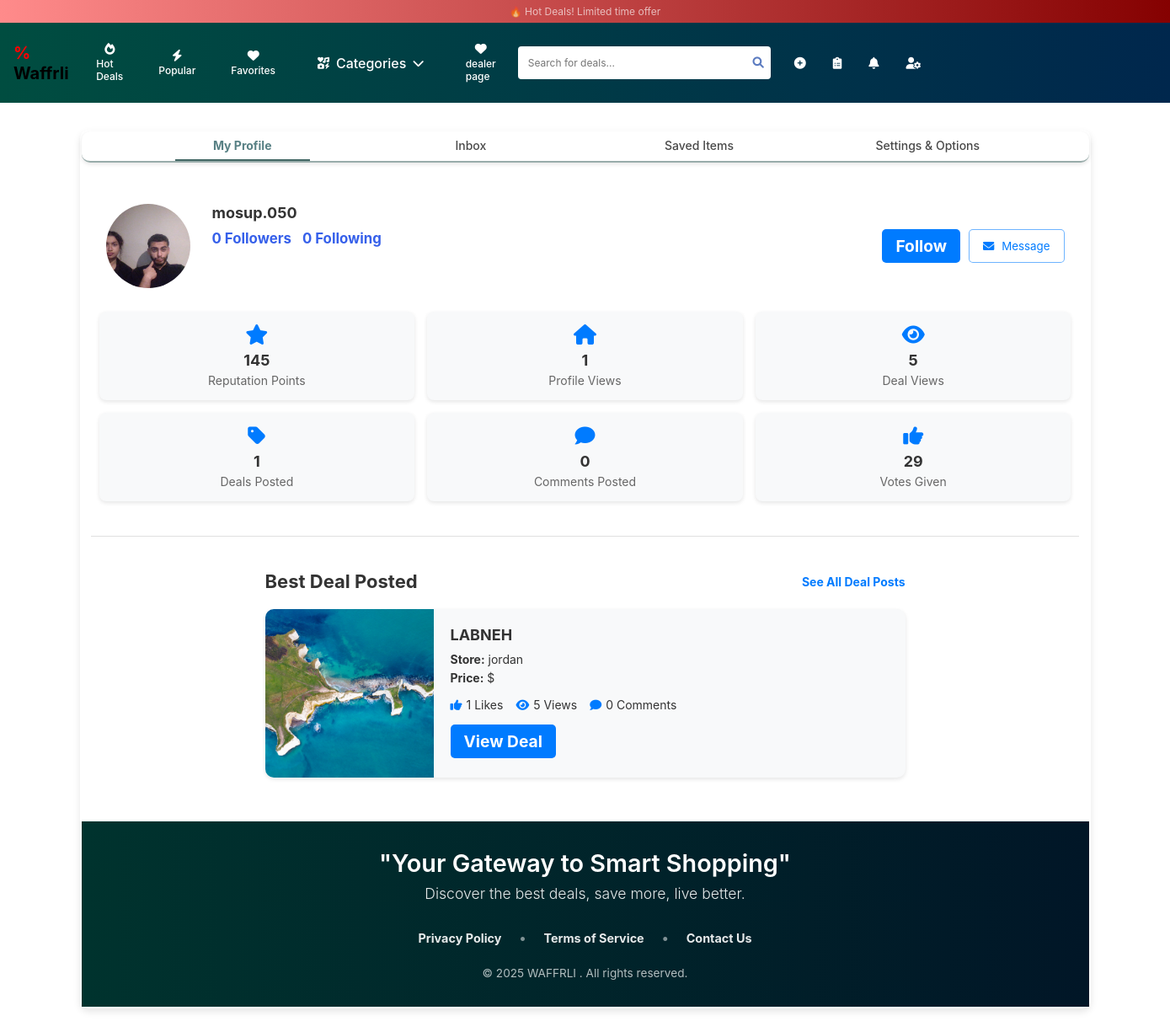
The page /user_profile/29/ (signed in) on the database its author committed.
### waffrli/models.py (models this page shows, shortened)
class Customer(models.Model):
    user = models.OneToOneField(User, related_name='customer', on_delete=models.CASCADE, default=get_default_user)
    view_count = models.IntegerField(default=0)
    first_name = models.CharField(max_length=50)
    last_name = models.CharField(max_length=50)
    phone = models.CharField(max_length=10)
    email = models.EmailField(max_length=100)
    password = models.CharField(max_length=50)
    gender = models.CharField(max_length=1, choices=[
        ('M', 'Male'), ('F', 'Female'), ('O', 'Other'), ('N', 'Prefer not to say')
    ], default='N')
    address = models.CharField(max_length=100)
    City = models.CharField(max_length=100)
    date_modified = models.DateTimeField(auto_now=True)
    image = models.ImageField(upload_to='uploads/product', null=True, blank=True)
    likes=models.ManyToManyField(User, related_name="Customer_like",blank=True)
    saved_products = models.ManyToManyField('Product', related_name="saved_by_customers", blank=True)

class Product(models.Model):
    user = models.ForeignKey(User, on_delete=models.CASCADE, null=True, blank=True)
    Name = models.CharField(max_length=255)
    Dealurl = models.URLField(unique=True)
    sale_price = models.DecimalField(max_digits=10, decimal_places=2, null=True, blank=True)
    Price = models.DecimalField(max_digits=10, decimal_places=2)
    Description = models.TextField()
    store = models.CharField(max_length=255)
    category = models.ForeignKey('Category', on_delete=models.CASCADE)
    city = models.CharField(max_length=255)
    image = models.ImageField(upload_to='uploads/product/', null=True, blank=True)
    customer_pic_id = models.ForeignKey(Customer, on_delete=models.SET_NULL, null=True, blank=True, default=None)
    likes=models.ManyToManyField(User, related_name="Product_like",blank=True)
    views  = models.IntegerField(default=0)
    create_at = models.DateTimeField(default=timezone.now)

### waffrli/views.py (the view)
# urls.py: path("user_profile/<int:identifier>/", user_profile, name="user_profile"),
@login_required
def user_profile(request, identifier):
    profile_user = get_object_or_404(User, Q(id=identifier) | Q(username=identifier))
    is_following = Follow.objects.filter(follower=request.user, following=profile_user).exists()
    followers = profile_user.followers.all()
    following = profile_user.following.all()
    deal_count = Product.objects.filter(user=profile_user).count()
    comment_count = Comment.objects.filter(customer=profile_user.customer).count()
    best_deal = (
        Product.objects.filter(user=profile_user)
        .annotate(comment_count=Count("comments"))
        .order_by("-likes")
        .first()
    )
    if profile_user != request.user:
        try:
            customer_profile = profile_user.customer
            customer_profile.view_count += 1
            customer_profile.save()
            view_count = customer_profile.view_count
        except Customer.DoesNotExist:
            view_count = 0
    else:
        view_count = 0
    total_views = (
        Product.objects.filter(user=profile_user).aggregate(Sum("views"))["views__sum"] or 0
    )
    total_likes_received = (
        Product.objects.filter(user=profile_user).aggregate(Sum("likes"))["likes__sum"] or 0
    )
    reputation_points = total_likes_received * 5
    return render(
        request,
        "user_profile.html",
        {
            "user_profile": profile_user,
            "is_following": is_following,
            "followers": followers,
            "following": following,
            "deal_count": deal_count,
            "comment_count": comment_count,
            "view_count": view_count,
            "total_views": total_views,
            "total_likes_received": total_likes_received,
            "reputation_points": reputation_points,
            "best_deal": best_deal,
        },
    )

### waffrli/context_processors.py (called while the page is built)
def category_list(request):
    return {'categories': Category.objects.all()}  # Makes categories available in all templates

### waffrli/templates/user_profile.html (shortened to what this page needs)
{% extends "base.html" %}
{% load static %}
{% block content %}
<link href="{% static 'css/user_profile.css' %}" rel="stylesheet" />
<div class="user-container">
    <nav class="navbar">
        <ul>
            <li><a class="active" href="#">My Profile</a></li>
            <li><a href="{% url 'inbox'%}">Inbox</a></li>
            <li><a href="{%url 'saved_items' %}">Saved Items</a></li>
            <li><a href="{%url 'settings' %}">Settings & Options</a></li>
        </ul>
    </nav>
    <div class="profile-container">
        <div class="profile-header">
            <div class="profile-left">
                {% if user_profile.customer and user_profile.customer.image %}
                    <img src="{{ user_profile.customer.image.url }}" alt="User Icon" class="profile-pic" />
                {% else %}
                    <img src="{% static 'images/default-profile.png' %}" alt="Default User" class="profile-pic" />
                {% endif %}
                <div class="profile-info">
                    <h2 class="username">{{ user_profile.username }}</h2>
                    <div class="follow-stats">
                        <a href="#"><span class="follow-count"><strong>{{ followers|length }}</strong> Followers</span></a>
                        <a href="#"><span class="follow-count"><strong>{{ following|length }}</strong> Following</span></a>
                    </div>
                </div>
                <div class="action-buttons">
                    {% if user_profile.id != user.id %}
                        {% if is_following %}
                            <a href="{% url 'unfollow_user' user_profile.id %}" class="follow-btn">Unfollow</a>
                        {% else %}
                            <a href="{% url 'follow_user' user_profile.id %}" class="follow-btn">Follow</a>
                        {% endif %}
                        <button class="btn"><i class="fa-solid fa-envelope"></i> Message</button>
                    {% endif %}
                </div>
            </div>
            <div class="stats-container">
                <div class="stat-box">
                    <i class="fa-solid fa-star"></i>
                    <span class="stat-value">{{ reputation_points }}</span>
                    <span class="stat-label">Reputation Points</span>
                </div>
                <div class="stat-box">
                    <i class="fa-solid fa-home"></i>
                    <span class="stat-value">{{ view_count }}</span>
                    <span class="stat-label">Profile Views</span>
                </div>
                <div class="stat-box">
                    <i class="fa-solid fa-eye"></i>
                    <span class="stat-value">{{ total_views }}</span>
                    <span class="stat-label">Deal Views</span>
                </div>
                <div class="stat-box">
                    <i class="fa-solid fa-tag"></i>
                    <span class="stat-value">{{ deal_count }}</span>
                    <span class="stat-label">Deals Posted</span>
                </div>
                <div class="stat-box">
                    <i class="fa-solid fa-comment"></i>
                    <span class="stat-value">{{ comment_count }}</span>
                    <span class="stat-label">Comments Posted</span>
                </div>
                <div class="stat-box">
                    <i class="fa-solid fa-thumbs-up"></i>
                    <span class="stat-value">{{ total_likes_received }}</span>
                    <span class="stat-label">Votes Given</span>
                </div>
            </div>
        </div>
    </div>
    <hr>
    <div class="best-deal">
        <h3>Best Deal Posted <a href="#" class="see-all">See All Deal Posts</a></h3>
        {% if best_deal %}
            <div class="deal-card">
                <div class="deal-image">
                    <img src="{{ best_deal.image.url }}" alt="{{ best_deal.Name }}">
                </div>
                <div class="deal-details">
                    <h4 class="deal-title">{{ best_deal.Name }}</h4>
                    <p class="deal-store"><strong>Store:</strong> {{ best_deal.store }}</p>
                    <p class="deal-price"><strong>Price:</strong> ${{ best_deal.price }}</p>
                    <div class="deal-stats">
                        <p class="deal-likes"><i class="fa-solid fa-thumbs-up"></i> {{ best_deal.likes.count }} Likes</p>
                        <p class="deal-views"><i class="fa-solid fa-eye"></i> {{ best_deal.views }} Views</p>
                        <p class="deal-comments"><i class="fa-solid fa-comment"></i> {{ best_deal.comment_count }} Comments</p>
                    </div>
                    <a href="{{ best_deal.Dealurl }}" target="_blank" class="deal-btn">View Deal</a>
                </div>
            </div>
        {% endif %}
    </div>
{% endblock %}

### waffrli/templates/base.html (shortened to what this page needs)
{% load static %}
<html lang="en">
  <head>
    <link rel="stylesheet" href="https://cdnjs.cloudflare.com/ajax/libs/font-awesome/6.0.0/css/all.min.css">
    <link href="{% static 'css/style.css' %}" rel="stylesheet" />
  </head>
  <body>
    {% include 'navbar.html'%}
    {% block content %} {% endblock %}
    <footer class="footer">
      <div class="footer-content">
          <div class="footer-quote">
              <p class="quote-text">"Your Gateway to Smart Shopping"</p>
              <p class="quote-subtext">Discover the best deals, save more, live better.</p>
          </div>
          <div class="footer-links">
              <a href="#">Privacy Policy</a>
              <span class="divider">•</span>
              <a href="#">Terms of Service</a>
              <span class="divider">•</span>
              <a href="#">Contact Us</a>
          </div>
          <div class="footer-copyright">
              <p>&copy; 2025 WAFFRLI . All rights reserved.</p>
          </div>
      </div>
  </footer>
  </body>
</html>

### waffrli/templates/navbar.html (shortened to what this page needs)
<header>
  <div class="announcement-bar">🔥 Hot Deals! Limited time offer</div>
  <div class="main-header">
      <div class="header-left">
          <a href="{% url 'home' %}">
              <div class="logo"> <span style="color: red;" class="tag-icon">%</span>
                  Waffrli
              </div>
          </a>
          <div class="nav-categories">
              <a href="#" class="nav-link">
                  <i class="fas fa-fire"></i>
                  <span>Hot Deals</span>
              </a>
              <a href="#" class="nav-link">
                  <i class="fas fa-bolt"></i>
                  <span>Popular</span>
              </a>
              <a href="#" class="nav-link">
                  <i class="fas fa-heart"></i>
                  <span>Favorites</span>
              </a>
              <div class="dropdown">
                <button class="nav-link dropdown-toggle">
                    <i class="fas fa-thin fa-icons"></i>
                    Categories
                    <i class="fas fa-chevron-down"></i>
                </button>
            </div>
              <a href="CustomerProfile.html" class="nav-link">
                  <i class="fas fa-heart"></i>
                  <span>dealer page</span>
              </a>
          </div>
      </div>
      <div class="search-container">
          <div class="search-wrapper">
              <input type="text" placeholder="Search for deals..." class="search-input" autocomplete="off"
                  onkeyup="showSuggestions()" id="search-bar">
              <button class="search-button">
                  <i class="fas fa-search"></i>
              </button>
          </div>
      </div>
      <div class="nav-right">
          <a href="{% url 'post_deal' %}">
              <div class="nav-actions">
                  <button class="icon-button" title="Post Deal">
                      <i class="fa-solid fa-circle-plus"></i>
                  </button>
          </a>
          <a href="{% url 'wishlist' %}">
              <button class="icon-button" title="Wishlist">
                  <i class="fa-solid fa-clipboard-list"></i>
              </button> </a>
          <button class="icon-button" title="Alerts">
              <i class="fa-solid fa-bell"></i>
          </button>
          <div class="dropdown">
            <button class="icon-button" title="Account">
                <i class="fa-solid fa-user-gear"></i>
            </button>
        </div>
      </div>
  </div>
</header>

### static/css/style.css (style rules this page uses)
* { margin: 0; padding: 0; box-sizing: border-box; font-family: -apple-system, BlinkMacSystemFont, "Segoe UI", Roboto, Oxygen, Ubuntu, Cantarell, sans-serif; }
:root { --primary-color: #646cff; --secondary-color: #535bf2; --background-color: #f5f5f5; --text-color: #213547; --border-color: #e0e0e0; }
body { background-color: white; color: #333; }
.announcement-bar { background: linear-gradient(90deg, #ff4747a1, #850101); color: rgba(255, 255, 255, 0.651); text-align: center; padding: 1px; font-size: 11px; }
.main-header { background: linear-gradient(90deg, #004d40, #00274d); padding: 1rem; display: flex; align-items: center; justify-content: space-between; color: white; }
.header-left { display: flex; align-items: center; gap: 1.5rem; }
.logo { font-size: 1.3rem; font-weight: bold; }
.nav-categories { display: flex; align-items: center; gap: 1rem; }
.nav-link { display: flex; align-items: center; gap: 0.5rem; color: white; text-decoration: none; padding: 0.5rem 1rem; transition: background-color 0.3s; font-size: 0.875rem; font-weight: 500; border: none; background: none; cursor: pointer; transition: all 0.2s; }
.nav-link i { font-size: 1rem; }
body, button, a { margin: 0; padding: 0; box-sizing: border-box; }
.dropdown { position: relative; display: inline-block; }
.nav-link.dropdown-toggle { background-color: #004d4000; color: white; padding: 12px 24px; font-size: 16px; border: none; border-radius: 5px; cursor: pointer; display: flex; align-items: center; gap: 8px; transition: background-color 0.3s ease; }
.nav-right { display: flex; align-items: center; justify-content: space-between; gap: 1.5rem; padding-right: 17rem; }
.search-container { position: relative; }
.search-wrapper { position: relative; width: 300px; }
.search-input { width: 100%; padding: 0.75rem; padding-right: 2.5rem; border: none; border-radius: 4px; font-size: 0.9rem; }
.search-button { position: absolute; right: 0.5rem; top: 50%; transform: translateY(-50%); background: none; border: none; color: #3960b3d3; cursor: pointer; }
.nav-actions { display: flex; align-items: center; gap: 1rem; }
a { color: black; text-decoration: none; font-size: larger; font-weight: 700; font-style: bold; flex-direction: column; }
.icon-button i { font-size: 1.2rem; }
@media (min-width: 993px) and (max-width: 1433px) { .announcement-bar { font-size: 12px; padding: 6px; } }
@media (min-width: 993px) and (max-width: 1433px) { .logo { font-size: 20px; } }
@media (min-width: 993px) and (max-width: 1433px) { .nav-link, .icon-button { font-size: 12px; gap: 3px; } }
@media (min-width: 993px) and (max-width: 1433px) { .nav-link i, .icon-button i { font-size: 14px; } }
@media (min-width: 993px) and (max-width: 1433px) { .search-container { max-width: 300px; margin: 0 10px; } }
@media (min-width: 993px) and (max-width: 1433px) { .search-input { font-size: 12px; } }
@media (min-width: 993px) and (max-width: 1433px) { .header-left, .nav-right { gap: 10px; } }
@media (min-width: 993px) and (max-width: 1433px) { .nav-categories { gap: 10px; } }
@media (min-width: 993px) and (max-width: 1433px) { .icon-button i { margin-right: 0; } }
.profile-pic { border-radius: 50%; margin-right: 6px; }
.username { color: #333; font-size: 10px; }
.footer { background: linear-gradient(90deg, #00332e, #011627); padding: 2rem 0; margin-top: 2rem; color: white; }
.footer-content { max-width: 1200px; margin: 0 auto; padding: 0 2rem; text-align: center; }
.footer-quote { margin-bottom: 2rem; }
.quote-text { font-size: 1.8rem; font-weight: 600; margin-bottom: 0.5rem; color: #fff; }
.quote-subtext { font-size: 1.1rem; color: rgba(255, 255, 255, 0.9); font-weight: 300; }
.footer-links { margin-bottom: 1.5rem; }
.footer-links a { color: rgba(255, 255, 255, 0.9); text-decoration: none; font-size: 0.9rem; transition: color 0.3s; }
.divider { color: rgba(255, 255, 255, 0.5); margin: 0 1rem; }
.footer-copyright { color: rgba(255, 255, 255, 0.7); font-size: 0.85rem; }

### rows shown on the page
Product: image (picture), Name "LABNEH", store "jordan", likes.count "1", views "5", comment_count "0"

### other values the page prints
{{ user_profile.username }} "mosup.050"
{{ followers|length }} "0"
{{ following|length }} "0"
{{ reputation_points }} "145"
{{ view_count }} "1"
{{ total_views }} "5"
{{ deal_count }} "1"
{{ comment_count }} "0"
{{ total_likes_received }} "29"
